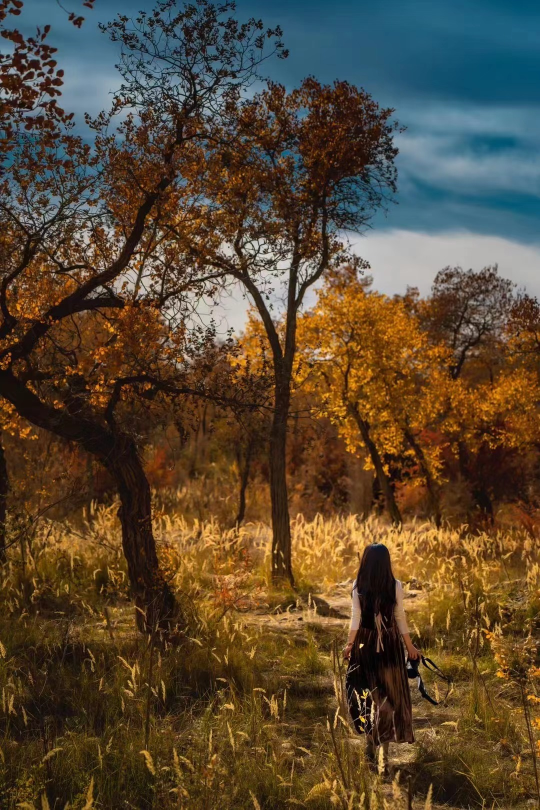
#> input picture 20240826142433.jpg, 1080 x 1620 px (shown at 1/2 size)
$ python line_demo.py
#> lines starting #> are read from the running program, lines starting #| are printed output that depends on the picture; after the words box and inside, x2 and y2 are one past the last pixel; in counts of white or black regions, pixels touching at a corner belong together
import cv2

# 创建一个黑色的图像


img = cv2.imread('20240826142433.jpg')
#> img is the input picture: shape (1620, 1080, 3); mean B, G, R 51.5, 71.9, 87.8
#调整图片大小
new_size = (800, 600)
img = cv2.resize(img, new_size)
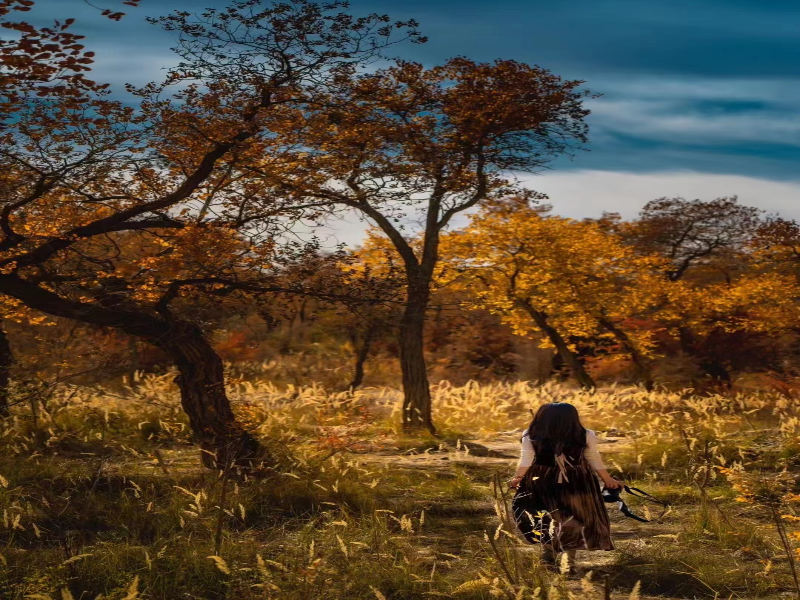
#> img: shape (600, 800, 3); mean B, G, R 51.3, 71.8, 87.7
# 绘制一条红色的对角线，从左上角到右下角
cv2.line(img, (0, 0), (img.shape[1], img.shape[0]), (255, 0, 255), 3)
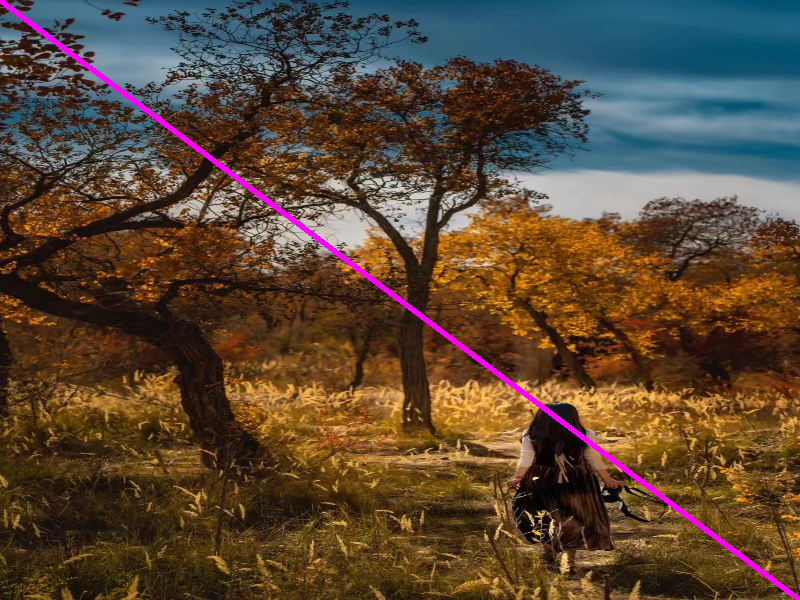
#> img: shape (600, 800, 3); 1.12% of pixels changed, all inside (x1, y1, x2, y2) = (0, 0, 800, 600)

# 显示图像
cv2.imwrite("line_demo.jpg", img)
